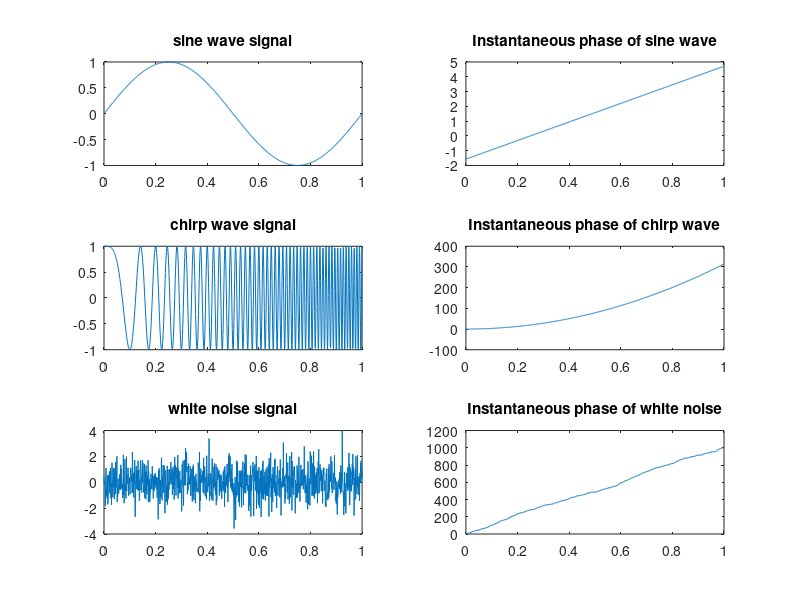
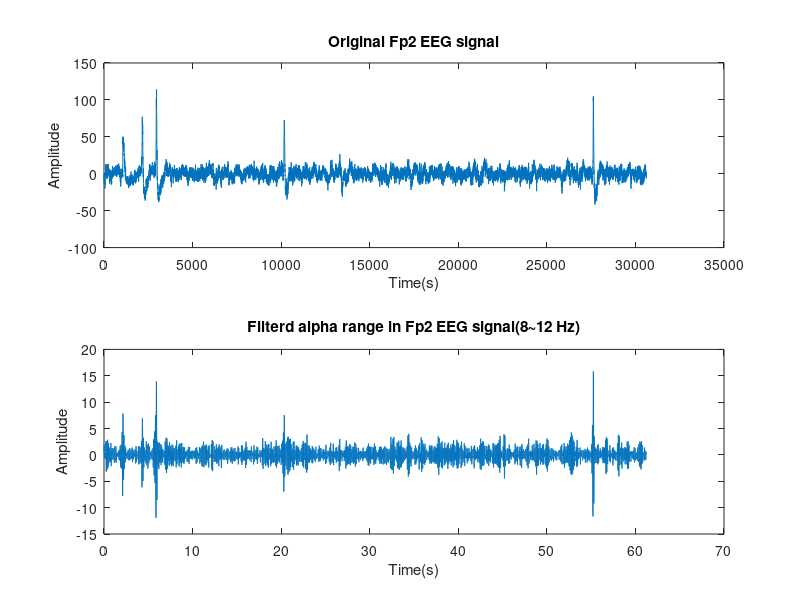
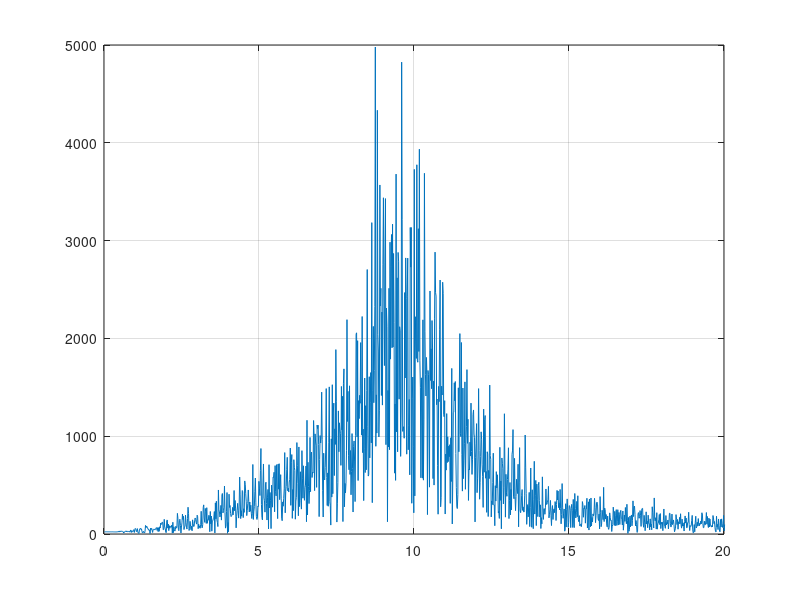
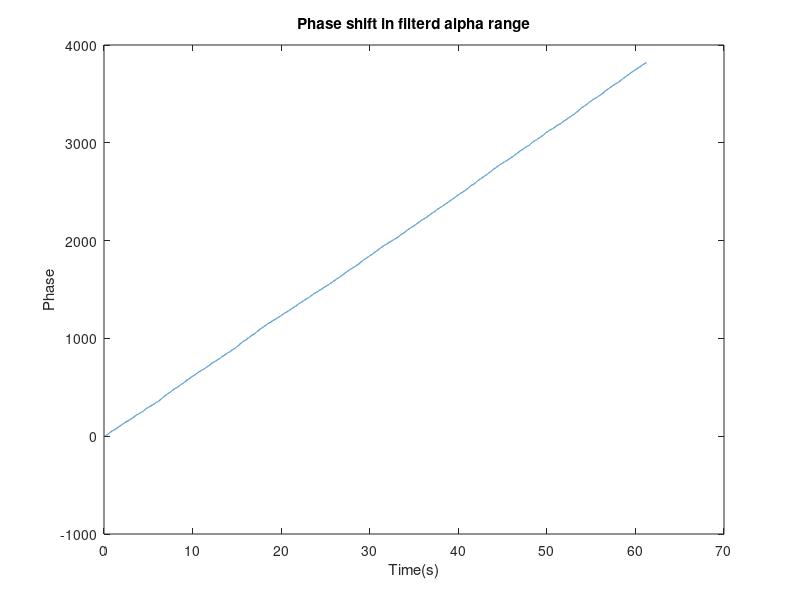

Write MATLAB code to recreate these figures, in order.
clc
clear all
%% unwrap(angle(hilbert(x)) phase
% fs = 1kHz
fs = 1000;
t = 0:1/fs:1;

%sampling
sinusN = sin(2*pi*t);
chirpN = chirp(t,0,1,100);
whiteN = wgn(length(t), 1, 0);

SP=unwrap(angle(hilbert(sinusN)));
CP=unwrap(angle(hilbert(chirpN)));
WP=unwrap(angle(hilbert(whiteN)));

%% 
figure
subplot(3,2,1)
plot(t,sinusN)
title('sine wave signal')
subplot(3,2,2)
plot(t,SP)
title('Instantaneous phase of sine wave')

subplot(3,2,3)
plot(t,chirpN)
title('chirp wave signal')
subplot(3,2,4)
plot(t,CP)
title('Instantaneous phase of chirp wave')

subplot(3,2,5)
plot(t,whiteN)
title('white noise signal')
subplot(3,2,6)
plot(t,WP)
title('Instantaneous phase of white noise')


%% load eeg signal
load Fp2_eeg.mat
fs = 500;   % sampled at 500Hz
t = 1/fs:1/fs:(length(Fp2_eeg)/fs);

%% alpha filter 8-12 Hz
f_low = 8;   % low cutoff freq 8Hz
f_high = 12 ;% high cutoff freq 12Hz

[b,a] = butter(1,[f_low f_high]/(fs/2),'bandpass');
Fp2_fitred = filtfilt(b,a,Fp2_eeg);
figure
subplot(2,1,1)
plot(Fp2_eeg)
xlabel('Time(s)')
ylabel('Amplitude')
title('Original Fp2 EEG signal')

subplot(2,1,2)
plot(t,Fp2_fitred)
xlabel('Time(s)')
ylabel('Amplitude')
title('Filterd alpha range in Fp2 EEG signal(8~12 Hz)')

%% Verify the frequency of filtred signal
Nfft=length(Fp2_fitred);
V_alpha=fft(Fp2_fitred);
F=(1:Nfft)*fs/Nfft;
figure
plot(F,abs(V_alpha))
xlim([0 20])
grid on

%% phase variation
figure
Fp2_phase=unwrap(angle(hilbert(Fp2_fitred)));
plot(t,Fp2_phase)
xlabel('Time(s)')
ylabel('Phase')
title('Phase shift in filterd alpha range')
